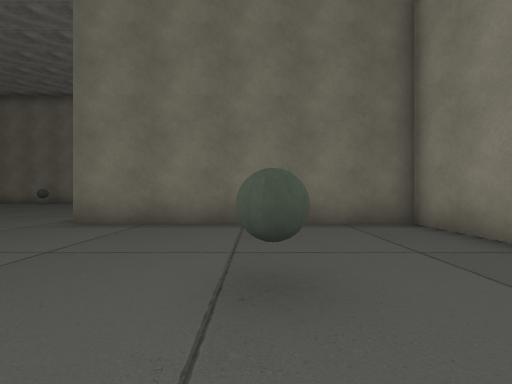
View 1 (above)

17 first-person views from a walk through a Unity game level. The camera is 1.3 m above the floor, looks level and sees 90° across. The floor is counted in squares, 2 m on a side. Each view is taken from the middle of a square. On the plan, view 1 faces up. The plan holds only what a view shows up to about 9 squares ahead; the rest is blank. The place goes on beyond the plan. The player character is not drawn. Some surface patterns are stand-ins.

View 2
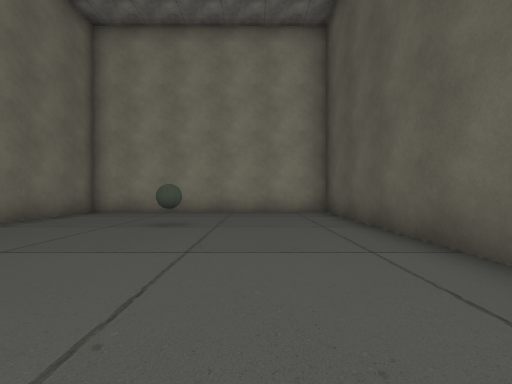

View 3
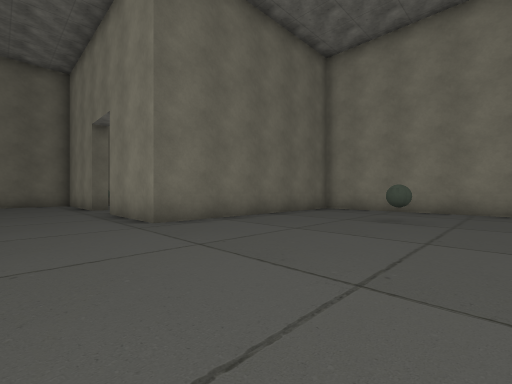

View 4
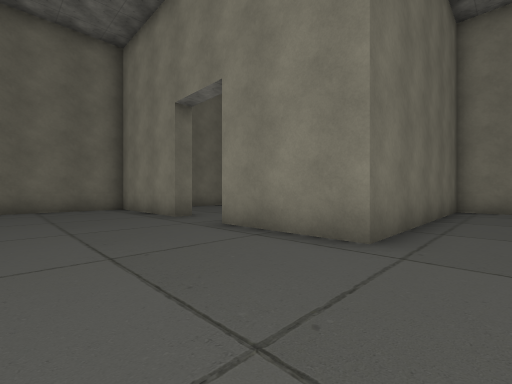

View 5
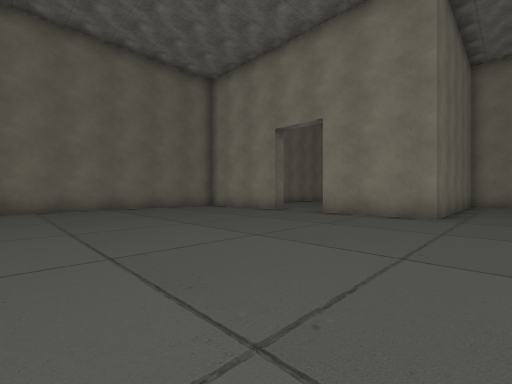

View 6
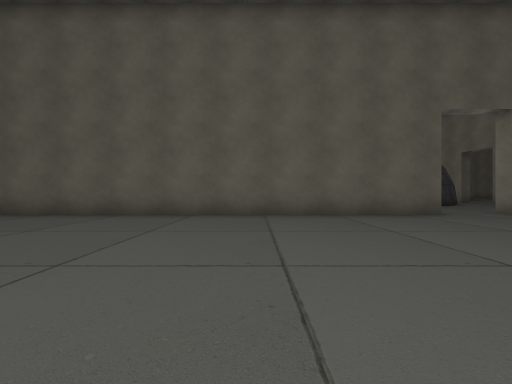

View 7
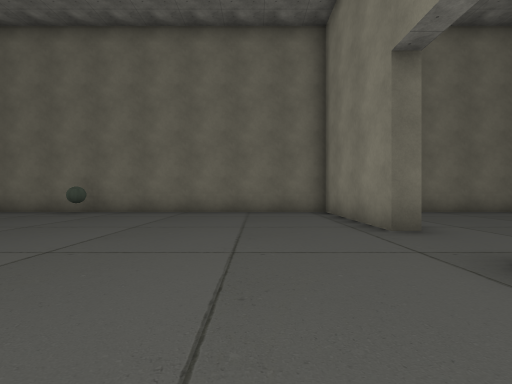

View 8
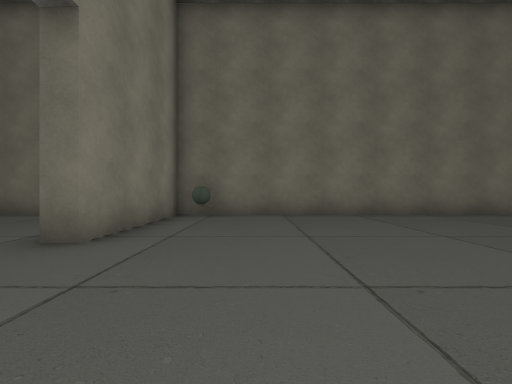

View 9
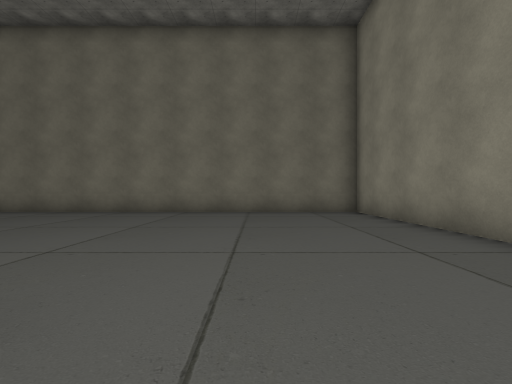

View 10
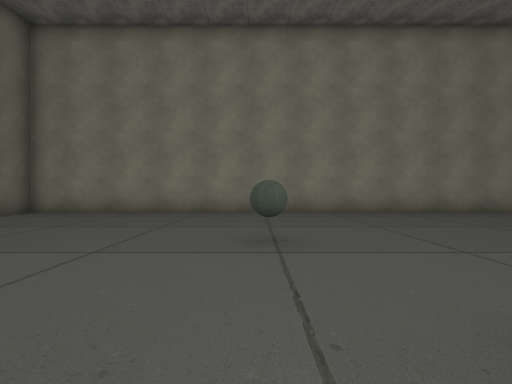

View 11
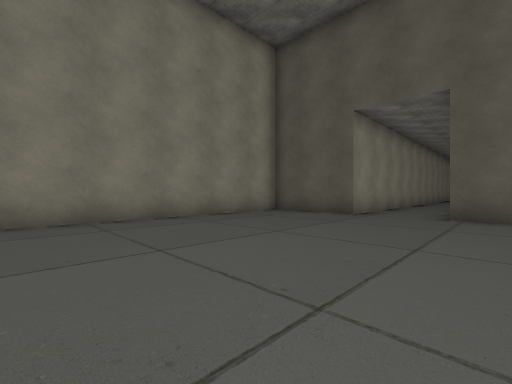

View 12
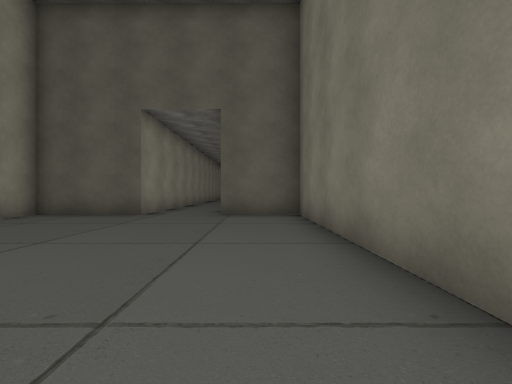

View 13
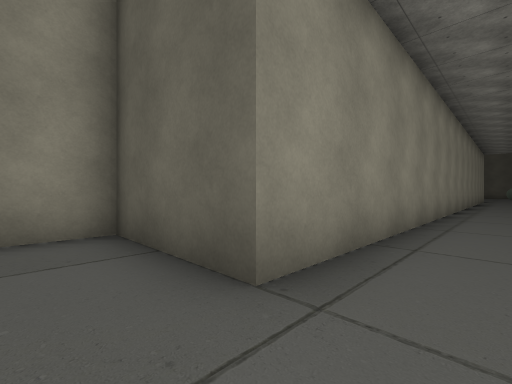

View 14
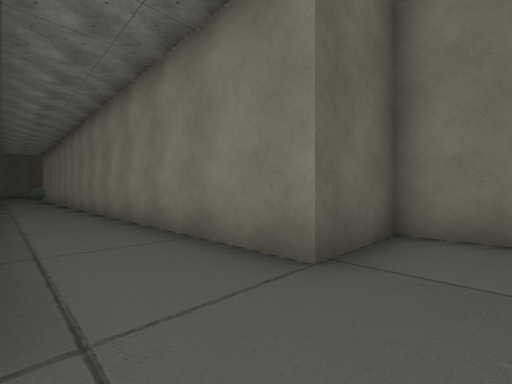

View 15
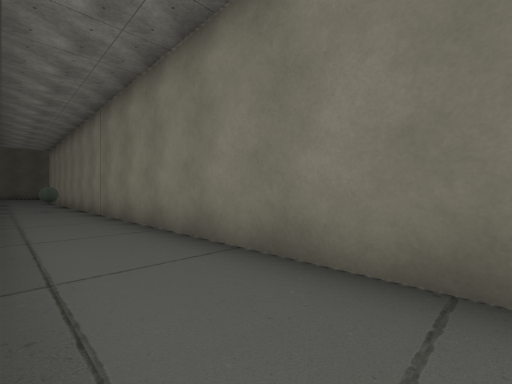

View 16
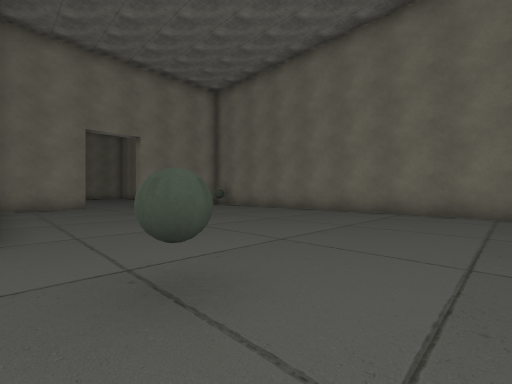

View 17
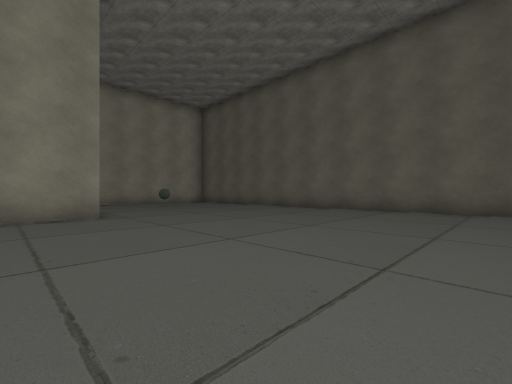

### Floor plan
Points are (right, up) in squares from view 1. A wall is a line through its corners. A room is listed if a view was taken in it or the views show most of it. See-through windows are left out.
Room 1 (views 1, 2, 3, 4, 5, 6, 7, 17)
walls: (-3.2, 10.2) (-3.7, 10.2) (-3.7, 14.2) (-11.5, 14.2); (-11.4, -2.3) (3.3, -2.3) (3.3, 5.2) (-3.7, 5.2) (-3.7, 8.2)
ways out: opening at (-3, 9.5) to room 2; gap at (-11, -2)
objects: ball (-11, 14); ball (0, 2)
Room 2 (views 8, 9, 10, 11, 12, 13, 14, 15, 16)
walls: (3.7, 2.8) (3.7, -3.3) (6, -3.3) (6, -15.8); (-3.2, 7.5) (-3.2, 6); (8.2, -13.4) (8.2, -3.3) (11.2, -3.3) (11.2, 14.2) (-3.2, 14.2) (-3.2, 10.2)
ways out: opening at (-3, 9.5) to room 1
objects: ball (-2, 14); ball (6, 7); ball (7, -15)

Where each view was taken, in squares from view 1:
view 1: 0 up, 0 right, facing up
view 2: 0 up, 5 left, facing right
view 3: 0 up, 6 left, facing up-right
view 4: 4 up, 7 left, facing up-right
view 5: 4 up, 11 left, facing up-right
view 6: 5 up, 6 left, facing down
view 7: 6 up, 6 left, facing up
view 8: 7 up, 1 left, facing up
view 9: 6 up, 8 right, facing up
view 10: 7 up, 3 right, facing right
view 11: 4 up, 5 right, facing down-right
view 12: 4 up, 5 right, facing down
view 13: 2 down, 7 right, facing down-right
view 14: 2 down, 8 right, facing down-left
view 15: 5 down, 8 right, facing down-left
view 16: 6 up, 8 right, facing up-left
view 17: 7 up, 11 left, facing down-right
